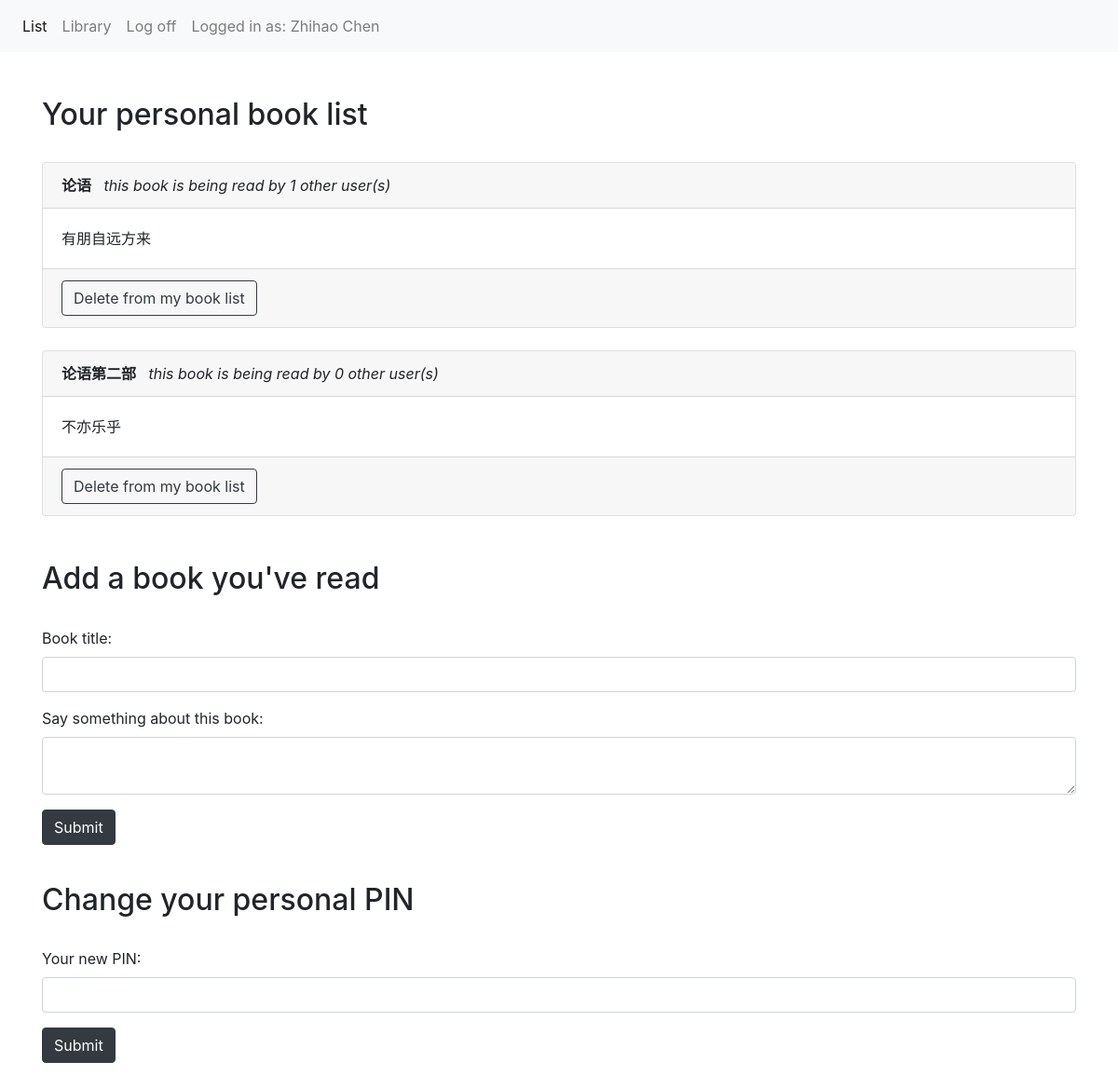
The app's page /list (signed in), older data.
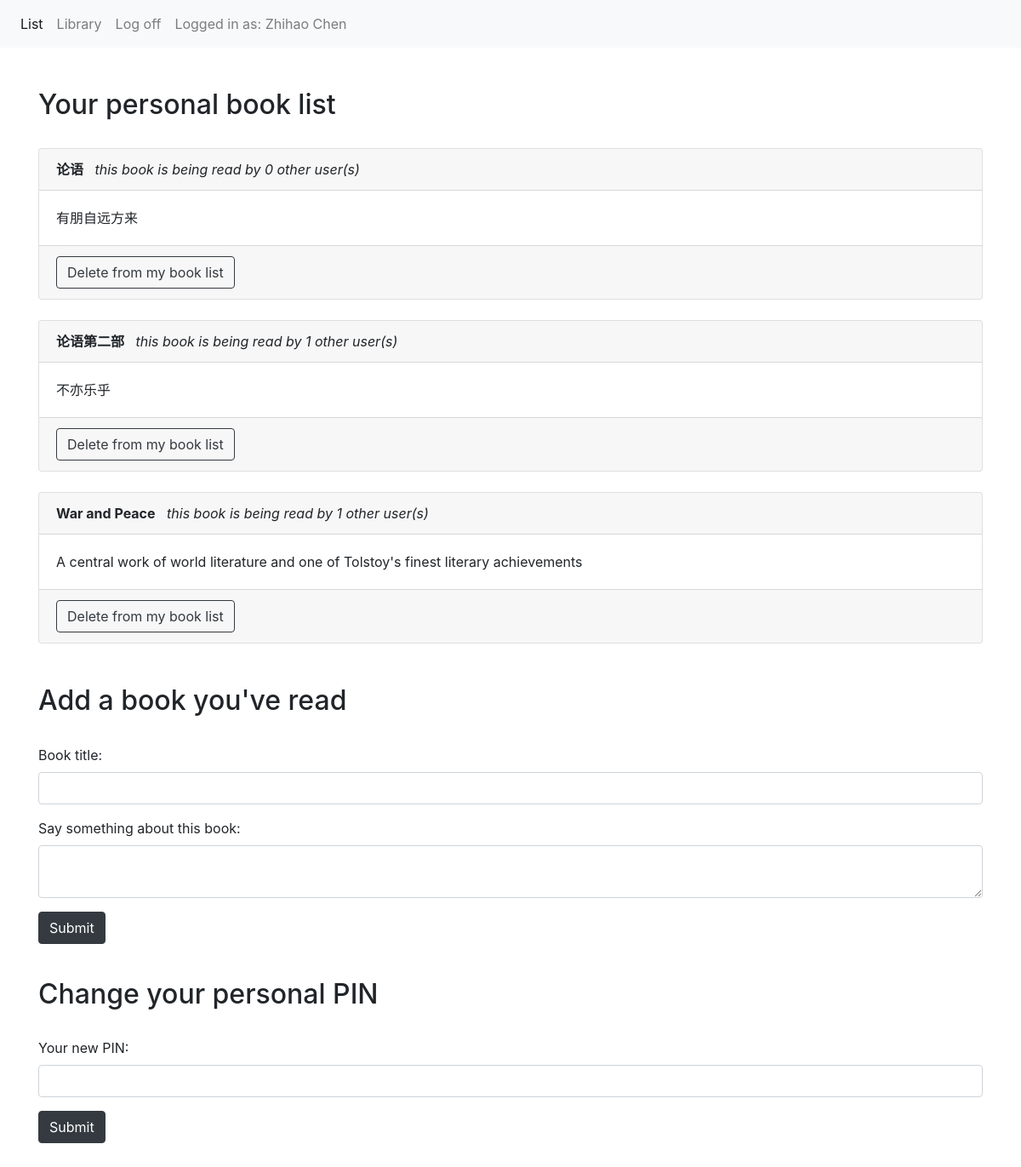
The same page, newer data.
### app/models.py (models this page shows, shortened)
class Book (db.Model):
    id = db.Column(db.Integer,primary_key=True)
    title = db.Column(db.String(250), index=True,unique=True)
    description = db.Column(db.String(5000), index=True)
    reader = db.relationship('Reader',secondary=readship)

### app/views.py (the view, shortened to what this page needs)
@app.route('/list',methods=['GET','POST'])
def list():
    book_form = BookForm()
    password_form = ReaderForm()
    rdr = Reader.query.filter_by(name=session['active_user']).first()
    books = rdr.book
    app.logger.info('entered personal list')
    return render_template('list.html',title="Personal book list",books=books,book_form=book_form,password_form=password_form)

### app/forms.py
class BookForm(Form):
    title = StringField('name', validators=[DataRequired()])
    description = TextAreaField('password', validators=[DataRequired()])

class ReaderForm(Form):
    name = StringField('name', validators=[DataRequired()])
    password = PasswordField('password', validators=[DataRequired()])

### app/templates/list.html (shortened to what this page needs)
{% extends "base.html" %}
{% block content %}
<nav class="navbar navbar-expand-sm bg-light navbar-light">
  <ul class="navbar-nav">
    <li class="nav-item">
      <a class="nav-link active" href="/list">List</a>
    </li>
    <li class="nav-item">
      <a class="nav-link" href="/library">Library</a>
    </li>
    <li class="nav-item">
      <a class="nav-link" href="/logout">Log off</a>
    </li>
    <li class="nav-item">
      <a class="nav-link">Logged in as: {{session['active_user']}}</a>
    </li>
  </ul>
</nav>
<br><br>
<div class="container">
  {% if books %}
  <h2>Your personal book list</h2><br>
  {% else %}
  <h2>Oops.. why not add some books from the library?</h2><br>
  {% endif %}
{% for book in books %}
  <div class="card">
    <div class="card-header"><b>{{book.title}}</b>    <i>   &nbsp  this book is being read by {{book.reader|length - 1}} other user(s)</i></div>
    <div class="card-body">{{book.description}}</div>
    <div class="card-footer">
      <a href="/unfinish/{{book.id}}" class="btn btn-outline-dark" role="button">Delete from my book list</a>
    </div>
  </div><br>
{% endfor %}
<br><h2>Add a book you've read</h2><br>
<form action="" method="post" name="create">
  <div class="form-group">
    <label for="title">Book title:</label><br>
    {{ book_form.title(class="form-control")}}
  </div>
  <div class="form-group">
    <label for="pwd">Say something about this book:</label><br>
    {{ book_form.description(class="form-control")}}
  </div>
  <p><input type="submit" class="btn btn-dark" value="Submit"></p>
</form>
</div>
<div class="container">
<br><h2>Change your personal PIN</h2><br>
<form action="" method="post" name="create">
  <div class="form-group">
    <label for="pwd">Your new PIN:</label><br>
    {{ password_form.password(class="form-control")}}
  </div>
  <p><input type="submit" class="btn btn-dark" value="Submit"></p>
</form>
<br><br><br><br>
</div>
{% endblock %}

Row changes from the older to the newer data that the page shows:
computed for Book "论语": reader|length "1" → "0"
computed for Book "论语第二部": reader|length "0" → "1"
added Book: title "War and Peace", reader|length "1", description "A central work of world literature and one of Tolstoy's finest literary achievements"
